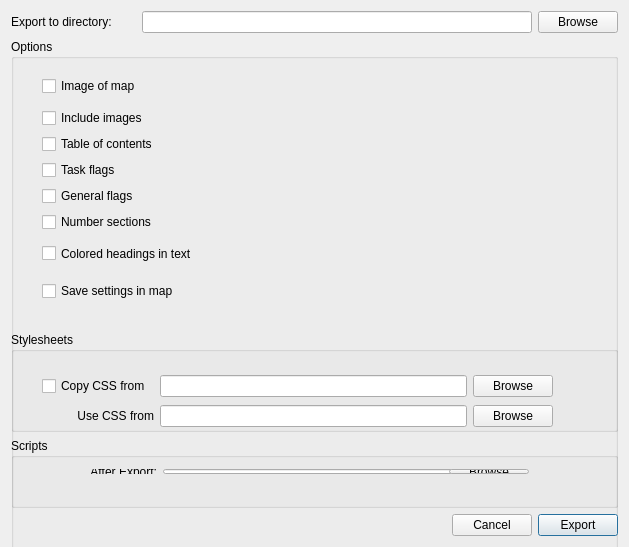
<?xml version="1.0" encoding="UTF-8"?>
<ui version="4.0">
 <class>ExportHTMLDialog</class>
 <widget class="QDialog" name="ExportHTMLDialog">
  <property name="geometry">
   <rect>
    <x>0</x>
    <y>0</y>
    <width>629</width>
    <height>547</height>
   </rect>
  </property>
  <property name="sizePolicy">
   <sizepolicy hsizetype="Preferred" vsizetype="Fixed">
    <horstretch>0</horstretch>
    <verstretch>0</verstretch>
   </sizepolicy>
  </property>
  <property name="minimumSize">
   <size>
    <width>0</width>
    <height>130</height>
   </size>
  </property>
  <property name="windowTitle">
   <string>Export HTML</string>
  </property>
  <layout class="QVBoxLayout" name="verticalLayout_2">
   <item>
    <layout class="QHBoxLayout">
     <property name="spacing">
      <number>6</number>
     </property>
     <property name="leftMargin">
      <number>0</number>
     </property>
     <property name="topMargin">
      <number>0</number>
     </property>
     <property name="rightMargin">
      <number>0</number>
     </property>
     <property name="bottomMargin">
      <number>0</number>
     </property>
     <item>
      <widget class="QLabel" name="textLabel1">
       <property name="sizePolicy">
        <sizepolicy hsizetype="Minimum" vsizetype="Preferred">
         <horstretch>0</horstretch>
         <verstretch>0</verstretch>
        </sizepolicy>
       </property>
       <property name="minimumSize">
        <size>
         <width>125</width>
         <height>0</height>
        </size>
       </property>
       <property name="text">
        <string>Export to directory:</string>
       </property>
      </widget>
     </item>
     <item>
      <widget class="QLineEdit" name="lineEditDir">
       <property name="sizePolicy">
        <sizepolicy hsizetype="Expanding" vsizetype="Fixed">
         <horstretch>0</horstretch>
         <verstretch>0</verstretch>
        </sizepolicy>
       </property>
       <property name="minimumSize">
        <size>
         <width>300</width>
         <height>0</height>
        </size>
       </property>
      </widget>
     </item>
     <item>
      <widget class="QPushButton" name="browseExportDirButton">
       <property name="sizePolicy">
        <sizepolicy hsizetype="Fixed" vsizetype="Fixed">
         <horstretch>0</horstretch>
         <verstretch>0</verstretch>
        </sizepolicy>
       </property>
       <property name="text">
        <string>Browse</string>
       </property>
      </widget>
     </item>
    </layout>
   </item>
   <item>
    <widget class="QGroupBox" name="groupBox">
     <property name="sizePolicy">
      <sizepolicy hsizetype="Preferred" vsizetype="MinimumExpanding">
       <horstretch>0</horstretch>
       <verstretch>0</verstretch>
      </sizepolicy>
     </property>
     <property name="minimumSize">
      <size>
       <width>0</width>
       <height>600</height>
      </size>
     </property>
     <property name="maximumSize">
      <size>
       <width>16777215</width>
       <height>16777214</height>
      </size>
     </property>
     <property name="title">
      <string>Options</string>
     </property>
     <widget class="QWidget" name="layoutWidget">
      <property name="geometry">
       <rect>
        <x>20</x>
        <y>20</y>
        <width>581</width>
        <height>259</height>
       </rect>
      </property>
      <layout class="QVBoxLayout" name="verticalLayout">
       <item>
        <widget class="QCheckBox" name="imageCheckBox">
         <property name="sizePolicy">
          <sizepolicy hsizetype="Minimum" vsizetype="Minimum">
           <horstretch>0</horstretch>
           <verstretch>0</verstretch>
          </sizepolicy>
         </property>
         <property name="text">
          <string>Image of map</string>
         </property>
        </widget>
       </item>
       <item>
        <widget class="QCheckBox" name="includeImagesCheckBox">
         <property name="text">
          <string>Include images</string>
         </property>
        </widget>
       </item>
       <item>
        <widget class="QCheckBox" name="TOCCheckBox">
         <property name="text">
          <string>Table of contents</string>
         </property>
        </widget>
       </item>
       <item>
        <widget class="QCheckBox" name="taskFlagsCheckBox">
         <property name="text">
          <string>Task flags</string>
         </property>
        </widget>
       </item>
       <item>
        <widget class="QCheckBox" name="userFlagsCheckBox">
         <property name="text">
          <string>General flags</string>
         </property>
        </widget>
       </item>
       <item>
        <widget class="QCheckBox" name="numberingCheckBox">
         <property name="text">
          <string>Number sections</string>
         </property>
        </widget>
       </item>
       <item>
        <widget class="QCheckBox" name="textColorCheckBox">
         <property name="sizePolicy">
          <sizepolicy hsizetype="Minimum" vsizetype="Minimum">
           <horstretch>0</horstretch>
           <verstretch>0</verstretch>
          </sizepolicy>
         </property>
         <property name="text">
          <string>Colored headings in text</string>
         </property>
        </widget>
       </item>
       <item>
        <widget class="QCheckBox" name="saveSettingsInMapCheckBox">
         <property name="sizePolicy">
          <sizepolicy hsizetype="Minimum" vsizetype="Minimum">
           <horstretch>0</horstretch>
           <verstretch>0</verstretch>
          </sizepolicy>
         </property>
         <property name="text">
          <string>Save settings in map</string>
         </property>
        </widget>
       </item>
      </layout>
     </widget>
    </widget>
   </item>
   <item>
    <widget class="QGroupBox" name="groupBox_3">
     <property name="minimumSize">
      <size>
       <width>0</width>
       <height>100</height>
      </size>
     </property>
     <property name="title">
      <string>Stylesheets</string>
     </property>
     <widget class="QWidget" name="layoutWidget1^">
      <property name="geometry">
       <rect>
        <x>20</x>
        <y>30</y>
        <width>533</width>
        <height>78</height>
       </rect>
      </property>
      <layout class="QGridLayout" name="gridLayout">
       <item row="0" column="0">
        <widget class="QCheckBox" name="copyCssCheckBox">
         <property name="text">
          <string>Copy CSS from </string>
         </property>
        </widget>
       </item>
       <item row="0" column="1">
        <widget class="QLineEdit" name="lineEditCssSrc">
         <property name="minimumSize">
          <size>
           <width>300</width>
           <height>0</height>
          </size>
         </property>
        </widget>
       </item>
       <item row="1" column="1">
        <widget class="QLineEdit" name="lineEditCssDst"/>
       </item>
       <item row="1" column="0">
        <widget class="QLabel" name="label">
         <property name="text">
          <string>Use CSS from</string>
         </property>
         <property name="alignment">
          <set>Qt::AlignRight|Qt::AlignTrailing|Qt::AlignVCenter</set>
         </property>
        </widget>
       </item>
       <item row="0" column="2">
        <widget class="QPushButton" name="browseCssSrcButton">
         <property name="sizePolicy">
          <sizepolicy hsizetype="Fixed" vsizetype="Fixed">
           <horstretch>0</horstretch>
           <verstretch>0</verstretch>
          </sizepolicy>
         </property>
         <property name="text">
          <string>Browse</string>
         </property>
        </widget>
       </item>
       <item row="1" column="2">
        <widget class="QPushButton" name="browseCssDstButton">
         <property name="sizePolicy">
          <sizepolicy hsizetype="Fixed" vsizetype="Fixed">
           <horstretch>0</horstretch>
           <verstretch>0</verstretch>
          </sizepolicy>
         </property>
         <property name="text">
          <string>Browse</string>
         </property>
        </widget>
       </item>
      </layout>
     </widget>
    </widget>
   </item>
   <item>
    <widget class="QGroupBox" name="groupBox_2">
     <property name="minimumSize">
      <size>
       <width>0</width>
       <height>70</height>
      </size>
     </property>
     <property name="title">
      <string>Scripts</string>
     </property>
     <widget class="QWidget" name="layoutWidget2">
      <property name="geometry">
       <rect>
        <x>10</x>
        <y>20</y>
        <width>519</width>
        <height>27</height>
       </rect>
      </property>
      <layout class="QHBoxLayout" name="horizontalLayout">
       <item>
        <widget class="QLabel" name="textLabel2_2">
         <property name="sizePolicy">
          <sizepolicy hsizetype="Fixed" vsizetype="Preferred">
           <horstretch>0</horstretch>
           <verstretch>0</verstretch>
          </sizepolicy>
         </property>
         <property name="minimumSize">
          <size>
           <width>125</width>
           <height>0</height>
          </size>
         </property>
         <property name="frameShape">
          <enum>QFrame::NoFrame</enum>
         </property>
         <property name="text">
          <string>After Export:</string>
         </property>
         <property name="alignment">
          <set>Qt::AlignRight|Qt::AlignTrailing|Qt::AlignVCenter</set>
         </property>
        </widget>
       </item>
       <item>
        <widget class="QLineEdit" name="lineEditPostScript">
         <property name="minimumSize">
          <size>
           <width>300</width>
           <height>0</height>
          </size>
         </property>
        </widget>
       </item>
       <item>
        <widget class="QPushButton" name="browsePostExportButton">
         <property name="sizePolicy">
          <sizepolicy hsizetype="Fixed" vsizetype="Fixed">
           <horstretch>0</horstretch>
           <verstretch>0</verstretch>
          </sizepolicy>
         </property>
         <property name="text">
          <string>Browse</string>
         </property>
        </widget>
       </item>
      </layout>
     </widget>
    </widget>
   </item>
   <item>
    <layout class="QHBoxLayout">
     <item>
      <spacer>
       <property name="orientation">
        <enum>Qt::Horizontal</enum>
       </property>
       <property name="sizeType">
        <enum>QSizePolicy::Expanding</enum>
       </property>
       <property name="sizeHint" stdset="0">
        <size>
         <width>61</width>
         <height>21</height>
        </size>
       </property>
      </spacer>
     </item>
     <item>
      <widget class="QPushButton" name="cancelButton">
       <property name="text">
        <string>Cancel</string>
       </property>
      </widget>
     </item>
     <item>
      <widget class="QPushButton" name="exportButton">
       <property name="text">
        <string>Export</string>
       </property>
       <property name="default">
        <bool>true</bool>
       </property>
      </widget>
     </item>
    </layout>
   </item>
  </layout>
 </widget>
 <layoutdefault spacing="6" margin="11"/>
 <includes>
     <include location="local">src/xsltproc.h</include>
     <include location="local">src/vymprocess.h</include>
 </includes>
 <resources/>
 <connections>
  <connection>
   <sender>cancelButton</sender>
   <signal>clicked()</signal>
   <receiver>ExportHTMLDialog</receiver>
   <slot>reject()</slot>
   <hints>
    <hint type="sourcelabel">
     <x>459</x>
     <y>443</y>
    </hint>
    <hint type="destinationlabel">
     <x>256</x>
     <y>233</y>
    </hint>
   </hints>
  </connection>
  <connection>
   <sender>exportButton</sender>
   <signal>clicked()</signal>
   <receiver>ExportHTMLDialog</receiver>
   <slot>accept()</slot>
   <hints>
    <hint type="sourcelabel">
     <x>368</x>
     <y>443</y>
    </hint>
    <hint type="destinationlabel">
     <x>256</x>
     <y>233</y>
    </hint>
   </hints>
  </connection>
 </connections>
</ui>
